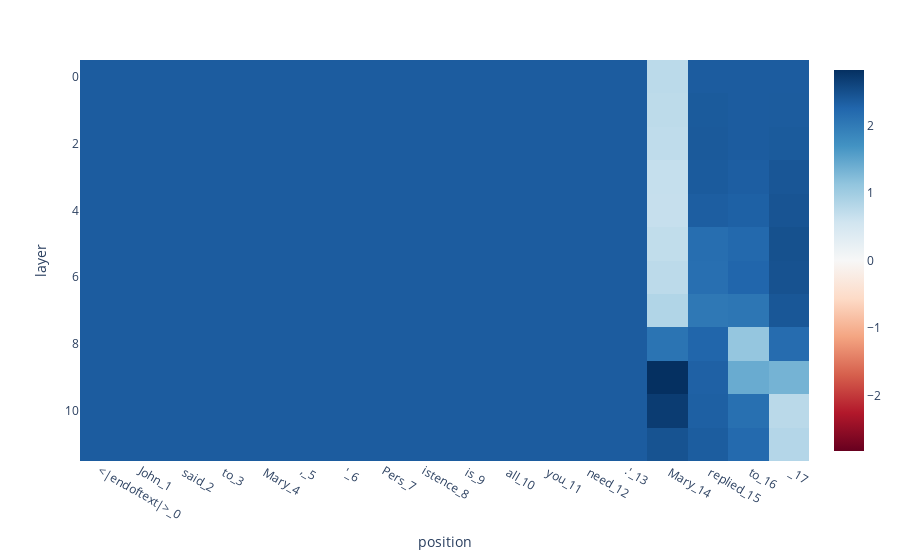

Notebook code cell kept with this figure:
### Code cell
px.imshow(
    patched_residual_stream_diff.detach().numpy(),
    x=prompt_position_labels,
    labels={"x": "position", "y": "layer"},
    color_continuous_midpoint=0.0, color_continuous_scale="RdBu"
)

### Figure 1 — Plotly figure (JSON) as saved in the notebook; plotly's stock layout.template omitted (floating-point values rounded to 4 significant figures; data arrays with more than 128 entries replaced by an {"elided": "..."} marker saying what was removed)
{"data": [{"coloraxis": "coloraxis", "hovertemplate": "position: %{x}<br>layer: %{y}<br>color: %{z}<extra></extra>", "name": "0", "type": "heatmap", "x": ["<|endoftext|>_0", "John_1", " said_2", " to_3", " Mary_4", ",_5", " '_6", "Pers_7", "istence_8", " is_9", " all_10", " you_11", " need_12", ".'_13", " Mary_14", " replied_15", " to_16", " _17"], "xaxis": "x", "yaxis": "y", "z": {"elided": "12x18 float values"}}], "layout": {"autosize": true, "coloraxis": {"cmid": 0, "colorscale": [[0, "rgb(103,0,31)"], [0.1, "rgb(178,24,43)"], [0.2, "rgb(214,96,77)"], [0.3, "rgb(244,165,130)"], [0.4, "rgb(253,219,199)"], [0.5, "rgb(247,247,247)"], [0.6, "rgb(209,229,240)"], [0.7, "rgb(146,197,222)"], [0.8, "rgb(67,147,195)"], [0.9, "rgb(33,102,172)"], [1, "rgb(5,48,97)"]]}, "margin": {"t": 60}, "xaxis": {"anchor": "y", "autorange": true, "constrain": "domain", "domain": [0, 1], "range": [-0.5, 17.5], "scaleanchor": "y", "title": {"text": "position"}, "type": "category"}, "yaxis": {"anchor": "x", "autorange": true, "constrain": "domain", "domain": [0, 1], "range": [11.5, -0.5], "title": {"text": "layer"}}}}
